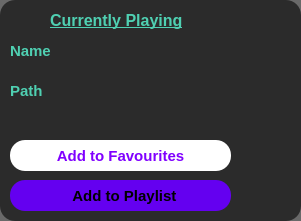
   <widget class="QFrame" name="frame_2">
    <property name="geometry">
     <rect>
      <x>10</x>
      <y>60</y>
      <width>301</width>
      <height>221</height>
     </rect>
    </property>
    <property name="styleSheet">
     <string notr="true">background-color: rgba(0, 0, 0, 150);
border-radius: 15px;</string>
    </property>
    <property name="frameShape">
     <enum>QFrame::StyledPanel</enum>
    </property>
    <property name="frameShadow">
     <enum>QFrame::Raised</enum>
    </property>
    <widget class="QLabel" name="label_3">
     <property name="geometry">
      <rect>
       <x>50</x>
       <y>10</y>
       <width>191</width>
       <height>21</height>
      </rect>
     </property>
     <property name="font">
      <font>
       <pointsize>12</pointsize>
       <weight>75</weight>
       <bold>true</bold>
       <underline>true</underline>
      </font>
     </property>
     <property name="styleSheet">
      <string notr="true">background-color: rgba(0, 0, 0,0);
color: rgb(79, 208, 178);</string>
     </property>
     <property name="text">
      <string>Currently Playing</string>
     </property>
    </widget>
    <widget class="QLabel" name="label_4">
     <property name="geometry">
      <rect>
       <x>10</x>
       <y>10</y>
       <width>31</width>
       <height>21</height>
      </rect>
     </property>
     <property name="font">
      <font>
       <pointsize>12</pointsize>
       <weight>75</weight>
       <bold>true</bold>
      </font>
     </property>
     <property name="styleSheet">
      <string notr="true">background-color: rgba(0, 0, 0,0);
color: rgb(79, 208, 178);</string>
     </property>
     <property name="text">
      <string/>
     </property>
     <property name="pixmap">
      <pixmap resource="res.qrc">:/img/utils/images/current-music.png</pixmap>
     </property>
     <property name="scaledContents">
      <bool>true</bool>
     </property>
    </widget>
    <widget class="QLabel" name="label_5">
     <property name="geometry">
      <rect>
       <x>10</x>
       <y>40</y>
       <width>141</width>
       <height>21</height>
      </rect>
     </property>
     <property name="font">
      <font>
       <pointsize>11</pointsize>
       <weight>75</weight>
       <bold>true</bold>
      </font>
     </property>
     <property name="styleSheet">
      <string notr="true">background-color: rgba(0, 0, 0,0);
color: rgb(79, 208, 178);</string>
     </property>
     <property name="text">
      <string>Name</string>
     </property>
    </widget>
    <widget class="QLabel" name="current_song_name">
     <property name="geometry">
      <rect>
       <x>10</x>
       <y>60</y>
       <width>281</width>
       <height>21</height>
      </rect>
     </property>
     <property name="font">
      <font>
       <pointsize>11</pointsize>
       <weight>50</weight>
       <bold>false</bold>
      </font>
     </property>
     <property name="styleSheet">
      <string notr="true">background-color: rgba(0, 0, 0,0);
color: rgb(255, 255, 255);</string>
     </property>
     <property name="text">
      <string/>
     </property>
    </widget>
    <widget class="QLabel" name="label_7">
     <property name="geometry">
      <rect>
       <x>10</x>
       <y>80</y>
       <width>141</width>
       <height>21</height>
      </rect>
     </property>
     <property name="font">
      <font>
       <pointsize>11</pointsize>
       <weight>75</weight>
       <bold>true</bold>
      </font>
     </property>
     <property name="styleSheet">
      <string notr="true">background-color: rgba(0, 0, 0,0);
color: rgb(79, 208, 178);</string>
     </property>
     <property name="text">
      <string>Path</string>
     </property>
    </widget>
    <widget class="QLabel" name="current_song_path">
     <property name="geometry">
      <rect>
       <x>10</x>
       <y>100</y>
       <width>281</width>
       <height>21</height>
      </rect>
     </property>
     <property name="font">
      <font>
       <pointsize>11</pointsize>
       <weight>50</weight>
       <bold>false</bold>
      </font>
     </property>
     <property name="styleSheet">
      <string notr="true">background-color: rgba(0, 0, 0,0);
color: rgb(255, 255, 255);</string>
     </property>
     <property name="text">
      <string/>
     </property>
    </widget>
    <widget class="QPushButton" name="add_to_fav_btn">
     <property name="geometry">
      <rect>
       <x>10</x>
       <y>140</y>
       <width>221</width>
       <height>31</height>
      </rect>
     </property>
     <property name="font">
      <font>
       <pointsize>11</pointsize>
       <weight>75</weight>
       <bold>true</bold>
      </font>
     </property>
     <property name="cursor">
      <cursorShape>PointingHandCursor</cursorShape>
     </property>
     <property name="styleSheet">
      <string notr="true">QPushButton{
background-color: rgb(255, 255, 255);
color: rgb(128, 0, 255);
}
QPushButton:pressed{
background-color: rgb(112, 0, 132);
color: rgb(255, 255, 255);
}</string>
     </property>
     <property name="text">
      <string>Add to Favourites</string>
     </property>
     <property name="icon">
      <iconset resource="res.qrc">
       <normaloff>:/img/utils/images/like.png</normaloff>:/img/utils/images/like.png</iconset>
     </property>
     <property name="iconSize">
      <size>
       <width>24</width>
       <height>24</height>
      </size>
     </property>
    </widget>
    <widget class="QPushButton" name="add_to_playlist_btn">
     <property name="geometry">
      <rect>
       <x>10</x>
       <y>180</y>
       <width>221</width>
       <height>31</height>
      </rect>
     </property>
     <property name="font">
      <font>
       <pointsize>11</pointsize>
       <weight>75</weight>
       <bold>true</bold>
      </font>
     </property>
     <property name="cursor">
      <cursorShape>PointingHandCursor</cursorShape>
     </property>
     <property name="styleSheet">
      <string notr="true">QPushButton{background-color: rgb(100, 0, 240);

}
QPushButton:pressed{
background-color: rgb(112, 0, 132);
color: rgb(255, 255, 255);
}</string>
     </property>
     <property name="text">
      <string>  Add to Playlist</string>
     </property>
     <property name="icon">
      <iconset resource="res.qrc">
       <normaloff>:/img/utils/images/music_list.png</normaloff>:/img/utils/images/music_list.png</iconset>
     </property>
     <property name="iconSize">
      <size>
       <width>24</width>
       <height>24</height>
      </size>
     </property>
    </widget>
   </widget>
